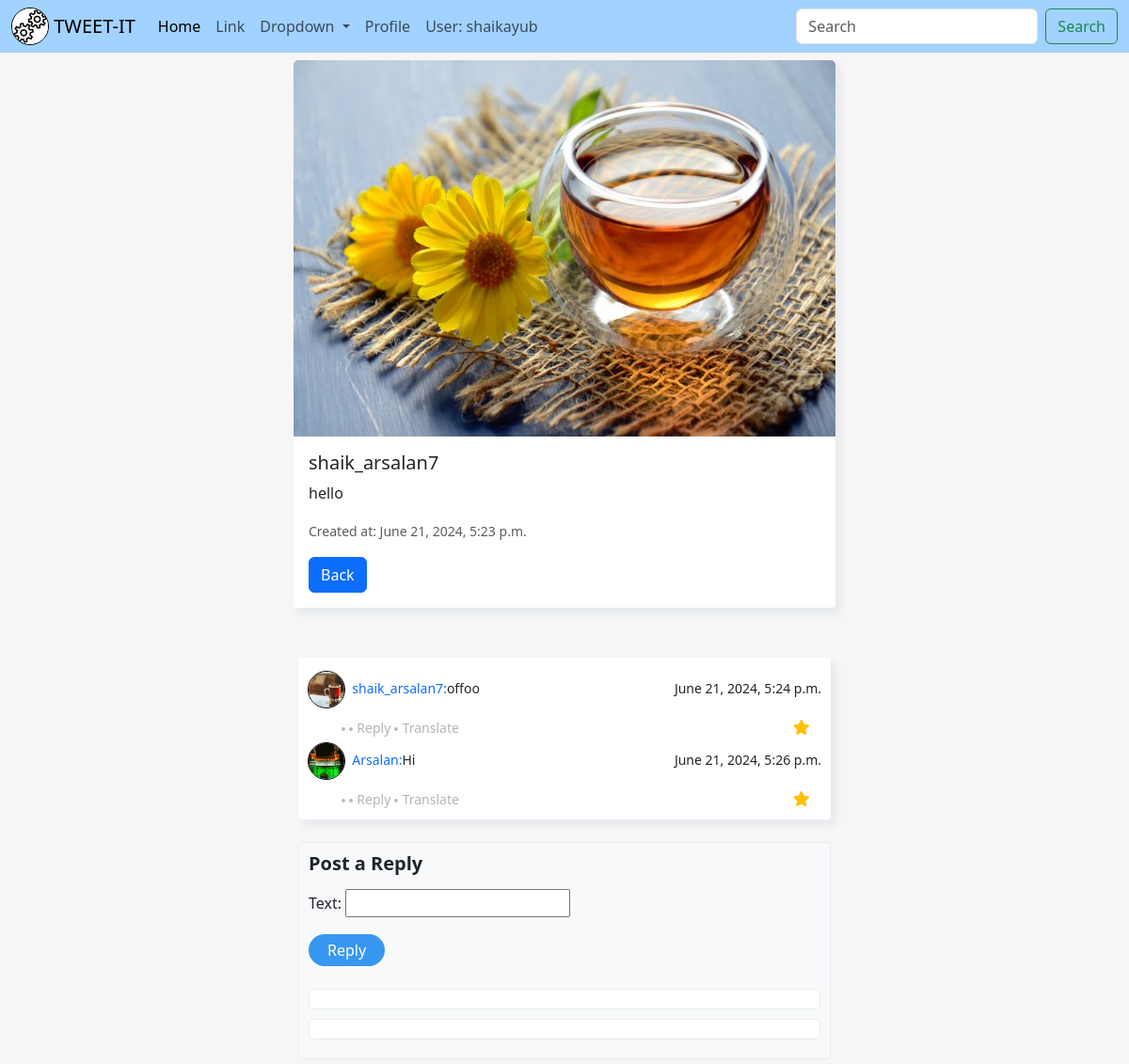
The page /tweet/5/ (signed in) on the database its author committed.
### main/models.py (models this page shows, shortened)
class Profile(models.Model):
    user = models.OneToOneField(settings.AUTH_USER_MODEL, on_delete=models.CASCADE)
    profile_pic = models.ImageField(upload_to='profile_pics/', blank=True, null=True)

class Tweet(models.Model):
    user = models.ForeignKey(settings.AUTH_USER_MODEL, on_delete=models.CASCADE)
    text = models.TextField(max_length=240)
    photo = models.ImageField(upload_to='photos/',null=True,blank=True)
    created_at = models.DateTimeField(default=timezone.now)
    updated_at = models.DateTimeField(default=timezone.now)

class Reply(models.Model):
    tweet = models.ForeignKey(Tweet, related_name='replies', on_delete=models.CASCADE)
    user = models.ForeignKey(settings.AUTH_USER_MODEL, on_delete=models.CASCADE)
    text = models.CharField(max_length=240)
    created_at = models.DateTimeField(default=timezone.now)

### main/views.py (the view)
# urls.py: path('tweet/<int:tweet_id>/', views.tweet_detail, name='tweet_detail'),
@login_required
def tweet_detail(request, tweet_id):
    tweet = get_object_or_404(Tweet, id=tweet_id)
    replies = tweet.replies.all()
    if request.method == 'POST':
        form = ReplyForm(request.POST)
        if form.is_valid():
            reply = form.save(commit=False)
            reply.tweet = tweet
            reply.user = request.user
            reply.save()
            return redirect('tweet_detail', tweet_id=tweet.id)
    else:
        form = ReplyForm()
    context = {
        'tweet': tweet,
        'replies': replies,
        'form': form,
    }
    return render(request, 'tweet_detail.html', context)

### main/forms.py
class ReplyForm(forms.ModelForm):
    class Meta:
        model = Reply
        fields = ['text']
        widgets = {
            'content': forms.Textarea(attrs={'rows': 3, 'placeholder': 'Add a comment...'}),
        }

### main/templates/tweet_detail.html (shortened to what this page needs)
{% extends 'base.html' %}
{% block start %}
<div class="container mt-2" style="max-width: 600px;">
    <div class="card">
        {% if tweet.photo %}
        <a href="#" onclick="openImage('{{ tweet.photo.url }}')">
            <img src="{{ tweet.photo.url }}" class="card-img-top" alt="Tweet Image" style="height: 400px; object-fit: cover;">
        </a>
        {% endif %}
        <div class="card-body">
            <h5 class="card-title">{{ tweet.user.username }}</h5>
            <p class="card-text">{{ tweet.text }}</p>
            <p class="card-text"><small class="text-muted">Created at: {{ tweet.created_at }}</small></p>
            <a href="/" class="btn btn-primary">Back</a>
        </div>
    </div>
    <div class="container mt-5" style="padding: 5px;">
        <div class="card" style="padding: 10px;">
            {% for reply in replies %}
            <div class="d-flex justify-content-between align-items-center">
                <div class="user d-flex flex-row align-items-center">
                    {% if reply.user.profile.profile_pic %}
                    <img src="{{ reply.user.profile.profile_pic.url }}" width="30" class="user-img rounded-circle mr-2 profile_pic">
                    <span><small class="font-weight-bold text-primary">&nbsp;&nbsp;{{ reply.user.username }}:</small></span>
                    {% endif %}
                    <small class="font-weight-bold">{{ reply.text }}</small>
                </div>
                <small>{{ reply.created_at }}</small>
            </div>
            <div class="action d-flex justify-content-between mt-2 align-items-center">
                <div class="reply px-4">
                    <span class="dots"></span>
                    <span class="dots"></span>
                    <small>Reply</small>
                    <span class="dots"></span>
                    <small>Translate</small>
                </div>
                <div class="icons align-items-center">
                    <i class="fa fa-star text-warning"></i>
                </div>
            </div>
            {% endfor %}
        </div>
        <div class="comment-section mt-4">
            <h5>Post a Reply</h5>
            <form method="post">
                <div class="form-group">
                    {{ form }}
                </div>
                <button type="submit" class="btn btn-primary mt-2">Reply</button>
            </form>
            <div class="comments mt-4">
                <div class="comment"></div>
                <div class="comment"></div>
            </div>
        </div>
    </div>
</div>
{% endblock %}

### main/templates/base.html (shortened to what this page needs)
{% load static %}
<!DOCTYPE html>
<html lang="en" data-bs-theme="light">
  <head>
    <link rel="stylesheet" href="https://cdnjs.cloudflare.com/ajax/libs/font-awesome/6.5.2/css/all.min.css" />
    <link
      href="https://cdn.jsdelivr.net/npm/bootstrap@5.3.3/dist/css/bootstrap.min.css"
      rel="stylesheet"
    />
    <link rel="stylesheet" href="{% static 'css/style.css' %}" />
  </head>
  <body>
    <nav class="navbar navbar-expand-lg " >
        <div class="container-fluid">
          {% if request.user.profile.profile_pic %}
            <img src="{{ request.user.profile.profile_pic.url }}" class="profile-image" alt="Profile Image" style="height: 40px; width: 40px;">
        {% endif %}
          <a class="navbar-brand" href="#"> &nbsp;TWEET-IT</a>
          <div class="collapse navbar-collapse" id="navbarSupportedContent">
            <ul class="navbar-nav me-auto mb-2 mb-lg-0">
              <li class="nav-item">
                <a class="nav-link active" aria-current="page" href="/">Home</a>
              </li>
              <li class="nav-item">
                <a class="nav-link" href="#">Link</a>
              </li>
              <li class="nav-item dropdown">
                <a class="nav-link dropdown-toggle" href="#" role="button" data-bs-toggle="dropdown" aria-expanded="false">
                  Dropdown
                </a>
              </li>
              <li class="nav-item">
                <a href="{% url 'profile' %}" class="nav-link">Profile</a>
              </li>
              <li class="nav-item">
  <a href="#" class="nav-link">User: {{user.username}}</a>
              </li>
            </ul>
            <form class="d-flex" role="search">
              <input class="form-control me-2" type="search" placeholder="Search" aria-label="Search" name="search">
              <button class="btn btn-outline-success" type="submit">Search</button>
            </form>
          </div>
        </div>
      </nav>
      {% block start %}
    {% endblock %}
  </body>
</html>

### main/static/css/style.css (style rules this page uses)
.card-img-top { object-fit: cover; }
.mobile-menu li, a { color: #000; }
.profile_pic { width: 40px; height: 40px; border-radius: 50%; object-fit: cover; border: 0.5px solid black; }
a { text-decoration: none; }
.profile-image { width: 200px; height: 200px; border: 0.5px solid black; border-radius: 50%; object-fit: cover; }
.card-img-top { max-width: 100%; height: auto; }
.navbar { background-color: #a2d2ff; position: sticky; top: 0; z-index: 99999; }
.comment-section { width: 100%; max-width: 600px; margin: 0 auto; padding: 10px; background-color: #f8f9fa; border: 1px solid #e9ecef; border-radius: 5px; }
.comment-section h5 { margin-bottom: 15px; font-weight: bold; }
.comment-section .form-group { margin-bottom: 10px; }
.comment-section .btn-primary { background-color: #3897f0; border: none; border-radius: 20px; padding: 5px 20px; }
.comments { margin-top: 20px; }
.comment { margin-bottom: 10px; padding: 10px; background-color: #fff; border: 1px solid #e9ecef; border-radius: 5px; }
body { background-color: #f7f6f6 }
.card { border: none; box-shadow: 5px 6px 6px 2px #e9ecef; border-radius: 4px; }
.dots { height: 4px; width: 4px; margin-bottom: 2px; background-color: #bbb; border-radius: 50%; display: inline-block; }
.user-img { margin-top: 4px; }
.icons i { margin-left: 8px; }
.reply { margin-left: 12px; }
.reply small { color: #b7b4b4; }

### main/templates/base.html (style rules this page uses)
.card-img-top { object-fit: cover; }
.mobile-menu li, a { color: #000; }
.profile_pic { width: 40px; height: 40px; border-radius: 50%; object-fit: cover; border: 0.5px solid black; }
a { text-decoration: none; }
.profile-image { width: 200px; height: 200px; border: 0.5px solid black; border-radius: 50%; object-fit: cover; }
.card-img-top { max-width: 100%; height: auto; }
.navbar { background-color: #a2d2ff; position: sticky; top: 0; z-index: 99999; }
.comment-section { width: 100%; max-width: 600px; margin: 0 auto; padding: 10px; background-color: #f8f9fa; border: 1px solid #e9ecef; border-radius: 5px; }
.comment-section h5 { margin-bottom: 15px; font-weight: bold; }
.comment-section .form-group { margin-bottom: 10px; }
.comment-section .btn-primary { background-color: #3897f0; border: none; border-radius: 20px; padding: 5px 20px; }
.comments { margin-top: 20px; }
.comment { margin-bottom: 10px; padding: 10px; background-color: #fff; border: 1px solid #e9ecef; border-radius: 5px; }
body { background-color: #f7f6f6 }
.card { border: none; box-shadow: 5px 6px 6px 2px #e9ecef; border-radius: 4px; }
.dots { height: 4px; width: 4px; margin-bottom: 2px; background-color: #bbb; border-radius: 50%; display: inline-block; }
.user-img { margin-top: 4px; }
.icons i { margin-left: 8px; }
.reply { margin-left: 12px; }
.reply small { color: #b7b4b4; }

### rows shown on the page
Tweet: photo (picture), user.username "shaik_arsalan7", text "hello", created_at "June 21, 2024, 5:23 p.m."
Reply: user.profile.profile_pic (picture), user.username "shaik_arsalan7", text "offoo", created_at "June 21, 2024, 5:24 p.m."
Reply: user.profile.profile_pic (picture), user.username "Arsalan", text "Hi", created_at "June 21, 2024, 5:26 p.m."

### other values the page prints
{{ user.username }} "shaikayub"
